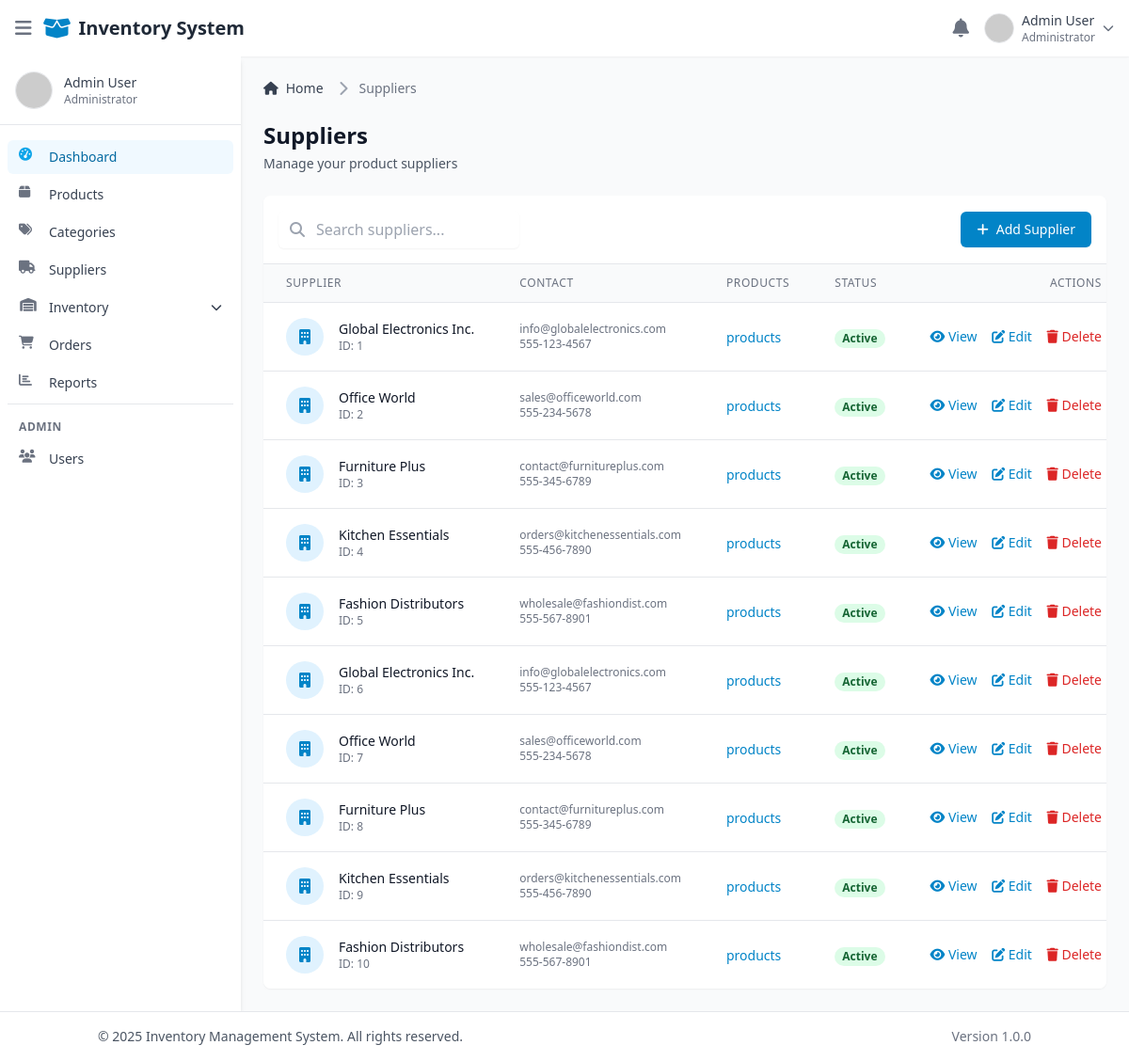
Page /suppliers/ (signed in) on the committed database.
### main_app/models.py (models this page shows, shortened)
class Supplier(models.Model):
    name = models.CharField(max_length=200)
    contact_info = models.CharField(max_length=200)
    address = models.CharField(max_length=200)
    email = models.EmailField(max_length=200)
    phone = models.CharField(max_length=200)
    created_at = models.DateTimeField(auto_now_add=True, null=True)
    updated_at = models.DateTimeField(auto_now=True, null=True)
    is_active = models.BooleanField(default=True)

### main_app/views.py (the view)
# urls.py: path('suppliers/', views.suppliers, name='suppliers'),
@login_required
def suppliers(request):
    all_suppliers = Supplier.objects.all()
    context = {
        'suppliers': all_suppliers
    }
    return render(request, 'suppliers.html', context)

### main_app/views.py (called while the page is built)
def notifications_processor(request):
    if request.user.is_authenticated:
        unread_count = Notification.objects.filter(recipient=request.user, is_read=False).count()
        recent_notifications = Notification.objects.filter(recipient=request.user).order_by('-created_at')[:5]
        return {
            'unread_notification_count': unread_count,
            'recent_notifications': recent_notifications,
        }
    return {
        'unread_notification_count': 0,
        'recent_notifications': [],
    }

### templates/suppliers.html (shortened to what this page needs)
{% extends 'base.html' %}
{% block breadcrumbs %}
<li aria-current="page">
    <div class="flex items-center">
        <i class="fas fa-chevron-right text-gray-400 mx-1"></i>
        <span class="ml-1 text-sm font-medium text-gray-500 md:ml-2">Suppliers</span>
    </div>
</li>
{% endblock %}
{% block page_title %}Suppliers{% endblock %}
{% block page_subtitle %}Manage your product suppliers{% endblock %}
{% block content %}
<div x-data="{ showAddModal: false, showEditModal: false, showDeleteModal: false, currentSupplier: null }">
    <div class="bg-white p-4 border-b border-gray-200 flex flex-col sm:flex-row justify-between items-center space-y-3 sm:space-y-0">
        <div class="w-full sm:w-64">
            <form method="get" action="{% url 'suppliers' %}">
                <div class="relative">
                    <input type="text" name="search" value="{{ request.GET.search|default:'' }}" placeholder="Search suppliers..."
                           class="w-full pl-10 pr-4 py-2 rounded-md border-gray-300 shadow-sm focus:border-primary-500 focus:ring-primary-500">
                    <div class="absolute inset-y-0 left-0 pl-3 flex items-center pointer-events-none">
                    </div>
                </div>
            </form>
        </div>
        <button @click="showAddModal = true" class="inline-flex items-center px-4 py-2 border border-transparent rounded-md shadow-sm text-sm font-medium text-white bg-primary-600 hover:bg-primary-700 focus:outline-none focus:ring-2 focus:ring-offset-2 focus:ring-primary-500">
            <i class="fas fa-plus mr-2"></i> Add Supplier
        </button>
    </div>
    <div class="overflow-x-auto">
        <table class="min-w-full divide-y divide-gray-200">
            <thead class="bg-gray-50">
                <tr>
                    <th scope="col" class="px-6 py-3 text-left text-xs font-medium text-gray-500 uppercase tracking-wider">
                        Supplier
                    </th>
                    <th scope="col" class="px-6 py-3 text-left text-xs font-medium text-gray-500 uppercase tracking-wider">
                        Contact
                    </th>
                    <th scope="col" class="px-6 py-3 text-left text-xs font-medium text-gray-500 uppercase tracking-wider">
                        Products
                    </th>
                    <th scope="col" class="px-6 py-3 text-left text-xs font-medium text-gray-500 uppercase tracking-wider">
                        Status
                    </th>
                    <th scope="col" class="px-6 py-3 text-right text-xs font-medium text-gray-500 uppercase tracking-wider">
                        Actions
                    </th>
                </tr>
            </thead>
            <tbody class="bg-white divide-y divide-gray-200">
                {% for supplier in suppliers %}
                <tr class="hover:bg-gray-50">
                    <td class="px-6 py-4 whitespace-nowrap">
                        <div class="flex items-center">
                            <div class="flex-shrink-0 h-10 w-10 rounded-full bg-primary-100 flex items-center justify-center">
                                <i class="fas fa-building text-primary-600"></i>
                            </div>
                            <div class="ml-4">
                                <div class="text-sm font-medium text-gray-900">{{ supplier.name }}</div>
                                <div class="text-xs text-gray-500">ID: {{ supplier.id }}</div>
                            </div>
                        </div>
                    </td>
                    <td class="px-6 py-4">
                        <div class="text-xs text-gray-500">
                            <a href="mailto:{{ supplier.email }}" class="hover:text-primary-600">{{ supplier.email }}</a>
                        </div>
                        <div class="text-xs text-gray-500">
                            <a href="tel:{{ supplier.phone }}" class="hover:text-primary-600">{{ supplier.phone }}</a>
                        </div>
                    </td>
                    <td class="px-6 py-4 whitespace-nowrap">
                        <a href="{% url 'products' %}?supplier={{ supplier.id }}" class="text-sm text-primary-600 hover:text-primary-900">
                            {{ supplier.product_count }} products
                        </a>
                    </td>
                    <td class="px-6 py-4 whitespace-nowrap">
                        {% if supplier.is_active %}
                        <span class="px-2 inline-flex text-xs leading-5 font-semibold rounded-full bg-green-100 text-green-800">
                            Active
                        </span>
                        {% else %}
                        <span class="px-2 inline-flex text-xs leading-5 font-semibold rounded-full bg-gray-100 text-gray-800">
                            Inactive
                        </span>
                        {% endif %}
                    </td>
                    <td class="px-6 py-4 whitespace-nowrap text-right text-sm font-medium">
                        <a href="{% url 'view_supplier' supplier.id %}" class="text-primary-600 hover:text-primary-900 mr-3">
                            <i class="fas fa-eye"></i> View
                        </a>
                        <button @click="currentSupplier = {{ supplier.id }}; showEditModal = true" class="text-primary-600 hover:text-primary-900 mr-3">
                            <i class="fas fa-edit"></i> Edit
                        </button>
                        <button @click="currentSupplier = {{ supplier.id }}; showDeleteModal = true" class="text-red-600 hover:text-red-900">
                            <i class="fas fa-trash"></i> Delete
                        </button>
                    </td>
                </tr>
                {% endfor %}
            </tbody>
        </table>
    </div>
</div>
{% endblock %}

### rows in the picture
Supplier: name "Global Electronics Inc.", id "1", email "info@globalelectronics.com", phone "555-123-4567", is_active "Active"
Supplier: name "Office World", id "2", email "sales@officeworld.com", phone "555-234-5678", is_active "Active"
Supplier: name "Furniture Plus", id "3", email "contact@furnitureplus.com", phone "555-345-6789", is_active "Active"
Supplier: name "Kitchen Essentials", id "4", email "orders@kitchenessentials.com", phone "555-456-7890", is_active "Active"
Supplier: name "Fashion Distributors", id "5", email "wholesale@fashiondist.com", phone "555-567-8901", is_active "Active"
Supplier: name "Global Electronics Inc.", id "6", email "info@globalelectronics.com", phone "555-123-4567", is_active "Active"
Supplier: name "Office World", id "7", email "sales@officeworld.com", phone "555-234-5678", is_active "Active"
Supplier: name "Furniture Plus", id "8", email "contact@furnitureplus.com", phone "555-345-6789", is_active "Active"
Supplier: name "Kitchen Essentials", id "9", email "orders@kitchenessentials.com", phone "555-456-7890", is_active "Active"
Supplier: name "Fashion Distributors", id "10", email "wholesale@fashiondist.com", phone "555-567-8901", is_active "Active"
